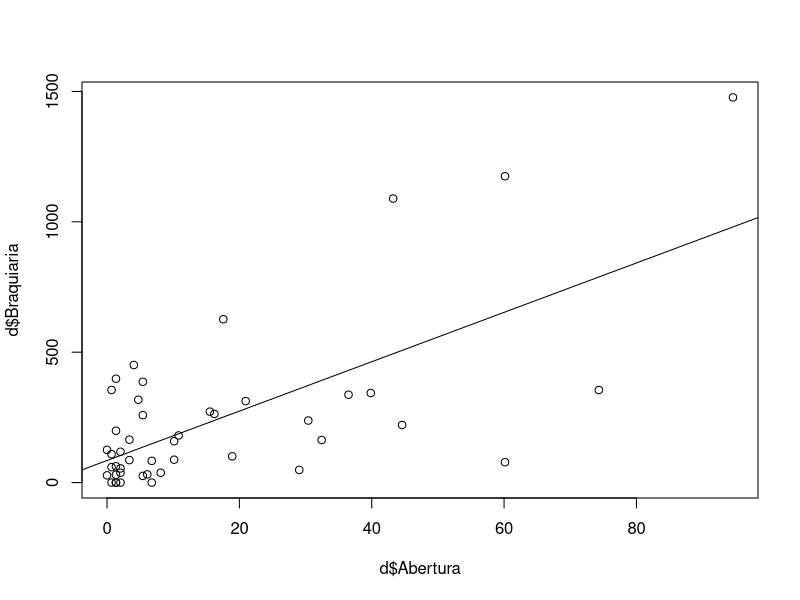
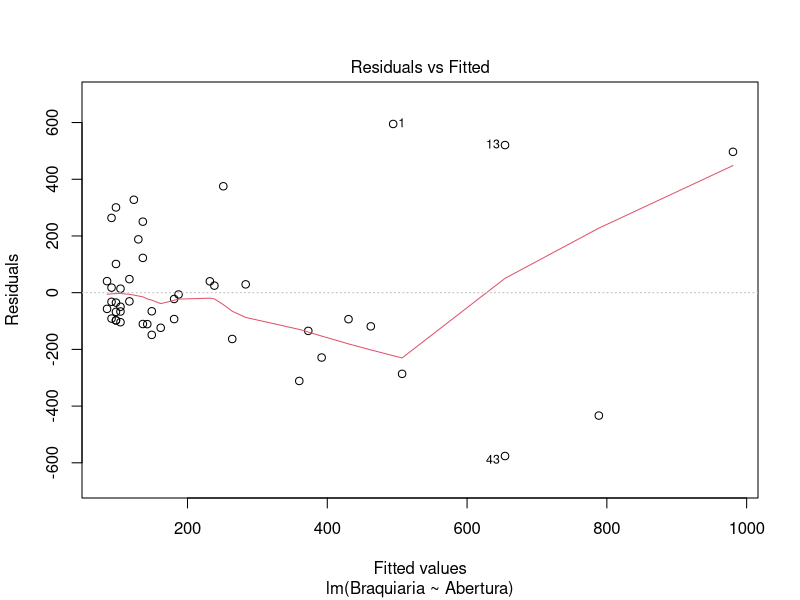
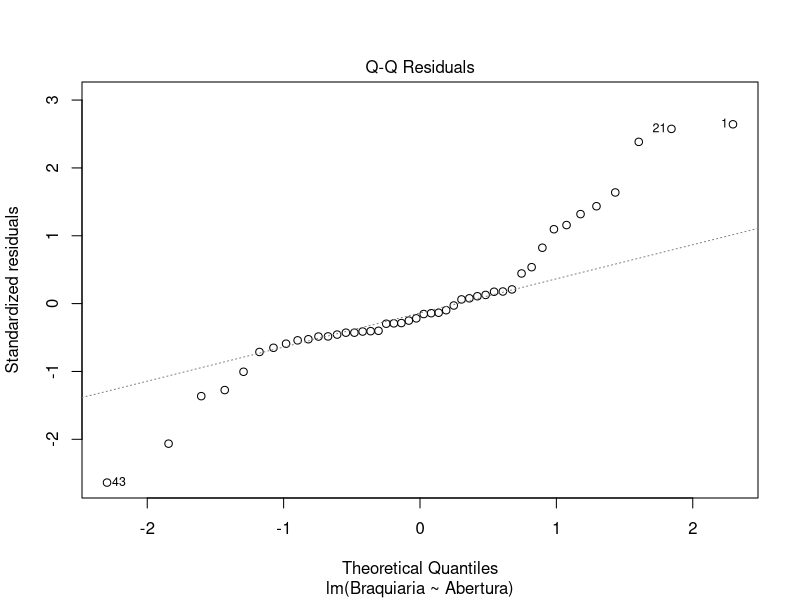
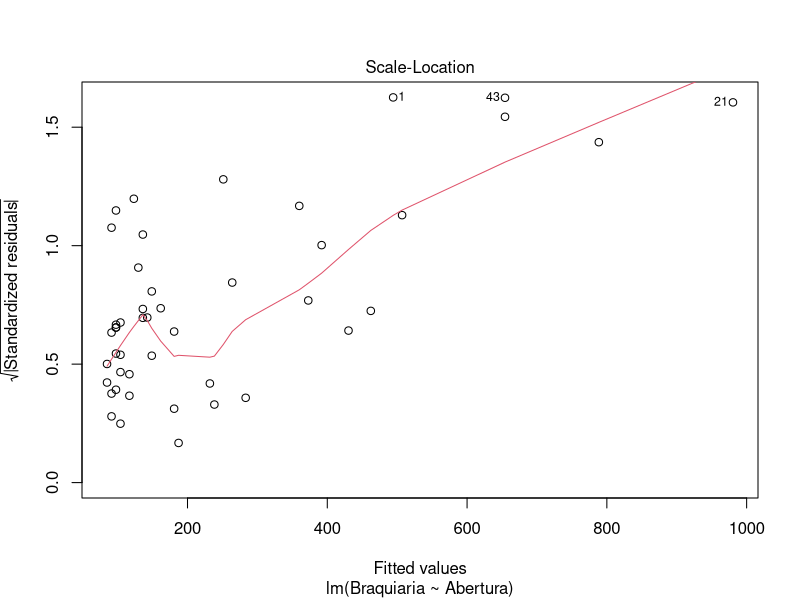
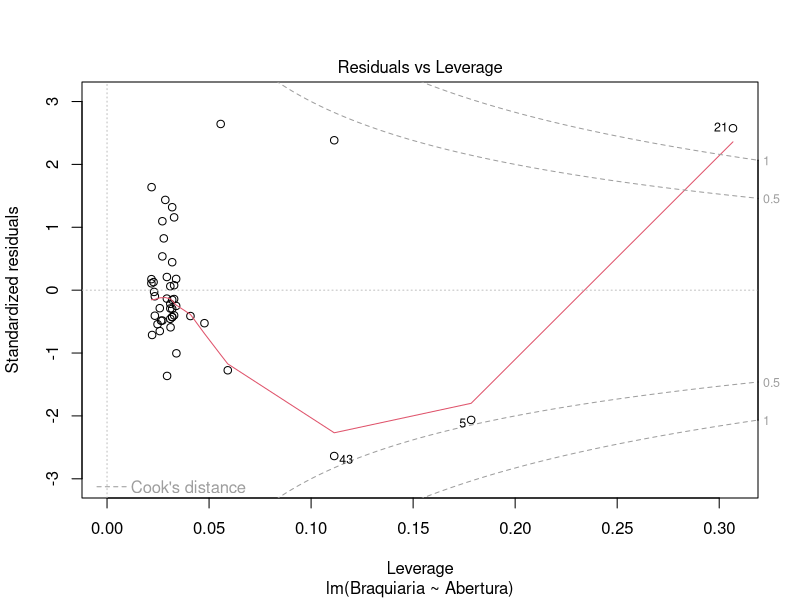
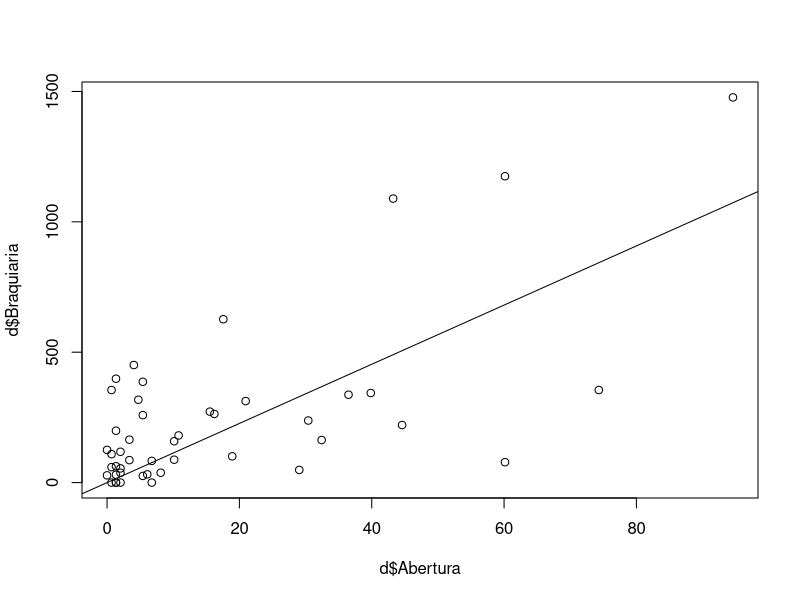
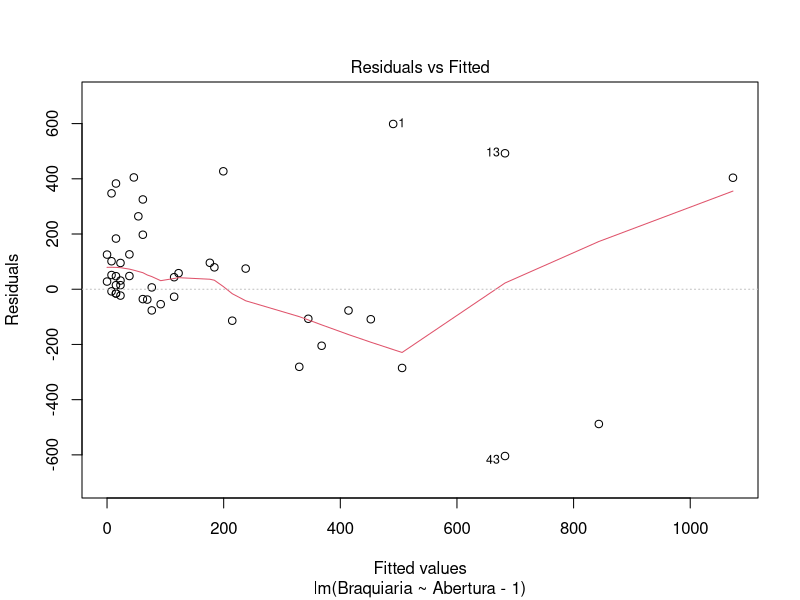
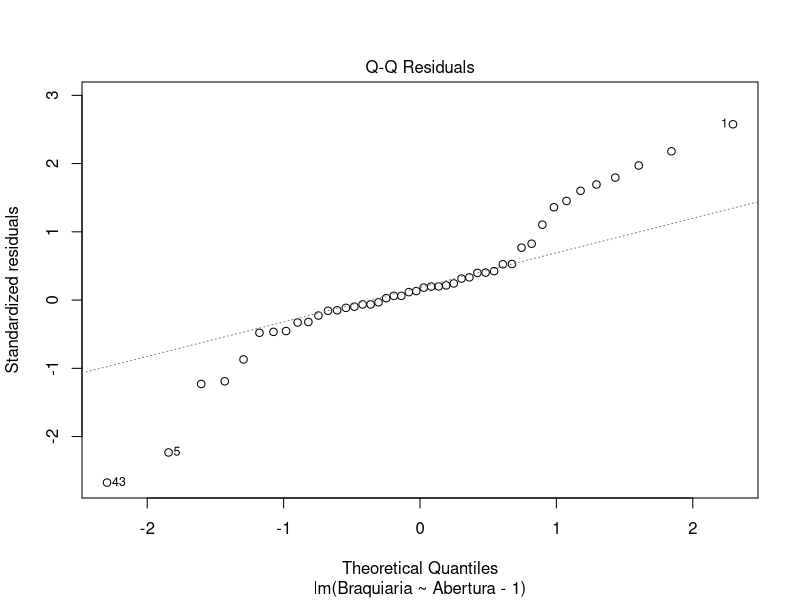

R code for these plots, in order:
#--------------------------------------------------------------------------------------------------
# Regressao linear
#
# Gorgens, Eric Bastos
# Department of Forest Sciences
# University of Sao Paulo
# Piracicaba, Brazil
# gorgens (at) usp.br
#--------------------------------------------------------------------------------------------------

# Neste arquivo temos o peso de serrapilheira e braquiaria (dividido em total e aéreo) e abertura de dossel.
# Deseja-se investigar se o nivel de abertura de dossel influencia no desenvolvimento da braquiaria.

d = read.csv("linear.csv", header=TRUE)

head(d)

# Braquiaria em funcao da abertura
plot(d$Braquiaria~d$Abertura)

# Ajusta a regressão
reg = lm(Braquiaria~Abertura, data=d)

# Adiciona a regressão ao gráfico
abline(reg)

# Resultados do ajuste da regressão
summary(reg)
anova(reg)
plot(reg)

# Braquiaria em funcao da abertura sem o intercepto
plot(d$Braquiaria~d$Abertura)

# Ajusta a regressão sem o intercepto
reg0 = lm(Braquiaria~Abertura-1, data=d)

#Adiciona a regressão ao gráfico
abline(reg0)

# Resultados da regressão
summary(reg0)
anova(reg0)
plot(reg0)
